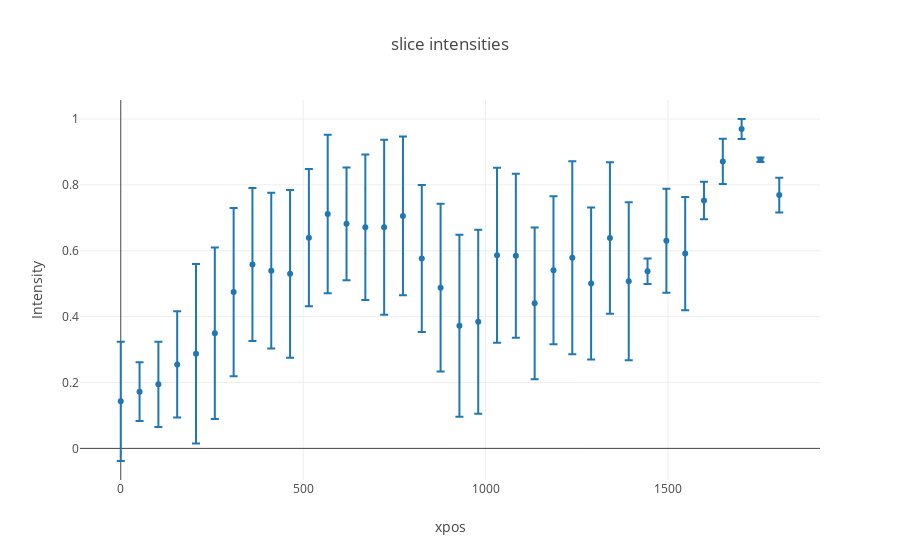

Notebook source saved alongside this figure:
### Code cell
amps_means= [samp_track_dict[fold][:,[0,2]] for fold in samp_track_dict.keys()]
amps_means= tuple(amps_means)
amps_means= np.concatenate(amps_means, axis= 0)
amps_sizes= amps_means[:,0]


amps_dict= {
    z: [x for x in range(amps_means.shape[0]) if amps_sizes[x] == z] for z in list(set(amps_sizes))
}

amps_dict= {
    z: [amps_means[x,1] for x in g] for z,g in amps_dict.items()
}

amps_stats= {
    z: {
        'mean': np.median(g),
        'std': np.std(g)
    } for z,g in amps_dict.items()
}

############
############

surface= samp_track_dict[image_avail[0]][:,0]
sorted_bins= sorted(amps_stats.keys())

meanamps= [amps_stats[x]['mean'] for x in sorted_bins]
stdamp= [amps_stats[x]['std'] for x in sorted_bins]

fig_amp= [go.Scatter(
    x= sorted_bins,
    y= meanamps,
    error_y= dict(
        array= stdamp,
        type= 'data',
        #symmetric= True,
        visible=True
    ),
    mode= 'markers'
)]

layout= go.Layout(
    title= 'slice intensities',
    xaxis= dict(
        title= 'xpos'    
    ),
    yaxis= dict(
        title= 'Intensity'
    )
)

Figure= go.Figure(data= fig_amp,layout= layout)
iplot(Figure)

### Figure 1 — Plotly figure (JSON) as saved in the notebook; plotly's stock layout.template omitted (floating-point values rounded to 4 significant figures)
{"data": [{"error_y": {"array": [0.181, 0.08888, 0.1294, 0.1615, 0.2724, 0.2604, 0.2556, 0.2321, 0.2365, 0.2546, 0.2083, 0.2404, 0.1713, 0.2208, 0.2655, 0.2408, 0.2233, 0.2545, 0.276, 0.2791, 0.2658, 0.2488, 0.2305, 0.2244, 0.2926, 0.2305, 0.2298, 0.2397, 0.03881, 0.1578, 0.172, 0.05674, 0.06893, 0.03045, 0.006712, 0.05261], "type": "data", "visible": true}, "mode": "markers", "type": "scatter", "uid": "8287eda2-e407-4bbd-9404-682d9bdac2d9", "x": [0, 51.58, 103.2, 154.7, 206.3, 257.9, 309.5, 361.0, 412.6, 464.2, 515.8, 567.3, 618.9, 670.5, 722.1, 773.6, 825.2, 876.8, 928.4, 979.9, 1032.0, 1083.0, 1135.0, 1186.0, 1238.0, 1289.0, 1341.0, 1393.0, 1444.0, 1496.0, 1547.0, 1599.0, 1650.0, 1702.0, 1754.0, 1805.0], "y": [0.1428, 0.1723, 0.1944, 0.255, 0.2872, 0.3493, 0.4745, 0.5582, 0.5394, 0.5301, 0.6398, 0.7116, 0.6817, 0.6716, 0.6715, 0.7058, 0.5764, 0.488, 0.3725, 0.3845, 0.5865, 0.585, 0.4403, 0.5407, 0.5788, 0.5006, 0.6385, 0.5074, 0.5376, 0.6301, 0.5914, 0.7524, 0.8713, 0.9695, 0.8765, 0.7691]}], "layout": {"title": {"text": "slice intensities"}, "xaxis": {"title": {"text": "xpos"}}, "yaxis": {"title": {"text": "Intensity"}}}}
